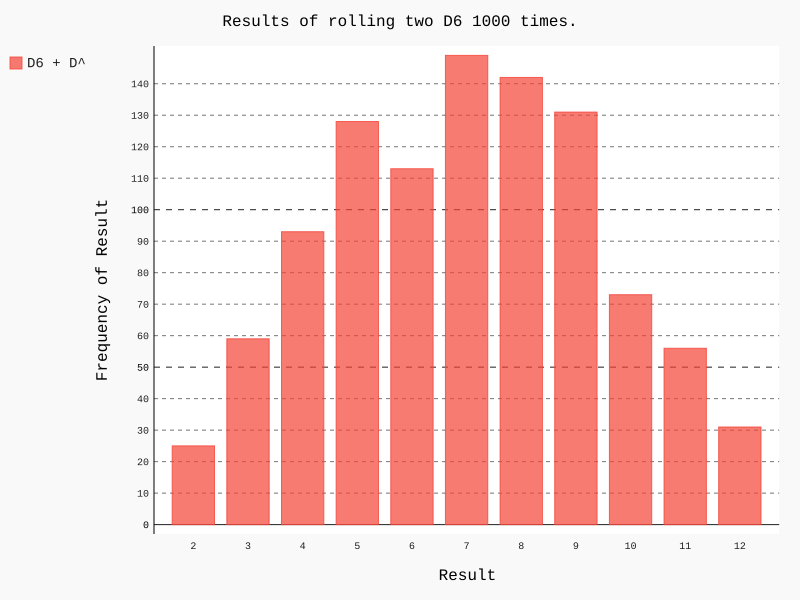

Reproduce this figure in Python.
import pygal
from die import Die

# Создание кубика D6.
die_1 = Die()
die_2 = Die()
# Моделирование серии бросков с сохранением результатов в списке.
results = []
for roll_num in range(1000):
    result = die_1.roll() + die_2.roll()
    results.append(result)

# Анализ результатов.
frequencies = []
max_result = die_1.num_sides + die_2.num_sides
for value in range(2, max_result+1):
    frequency = results.count(value)
    frequencies.append(frequency)
#print(sum(frequencies))

hist = pygal.Bar()
hist.title = "Results of rolling two D6 1000 times."
hist.x_labels = ['2', '3', '4', '5', '6', '7', '8', '9', '10', '11', '12']
hist.x_title = "Result"
hist.y_title = "Frequency of Result"

hist.add('D6 + D^', frequencies)
hist.render_to_file('die_visual.svg')
